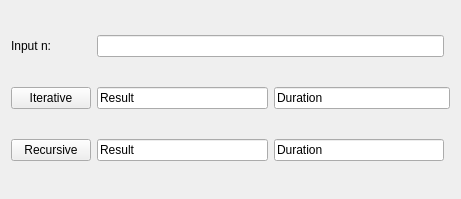
<?xml version="1.0" encoding="UTF-8"?>
<ui version="4.0">
 <class>MainWindow</class>
 <widget class="QMainWindow" name="MainWindow">
  <property name="geometry">
   <rect>
    <x>0</x>
    <y>0</y>
    <width>461</width>
    <height>199</height>
   </rect>
  </property>
  <property name="windowTitle">
   <string>Bashnya</string>
  </property>
  <widget class="QWidget" name="centralWidget">
   <layout class="QGridLayout" name="gridLayout">
    <item row="2" column="0">
     <widget class="QPushButton" name="pushButton_2">
      <property name="text">
       <string>Recursive</string>
      </property>
     </widget>
    </item>
    <item row="1" column="1">
     <widget class="QLineEdit" name="res_1">
      <property name="text">
       <string>Result</string>
      </property>
     </widget>
    </item>
    <item row="1" column="0">
     <widget class="QPushButton" name="pushButton">
      <property name="text">
       <string>Iterative</string>
      </property>
     </widget>
    </item>
    <item row="2" column="2">
     <widget class="QLineEdit" name="time_2">
      <property name="text">
       <string>Duration</string>
      </property>
     </widget>
    </item>
    <item row="1" column="2" colspan="2">
     <widget class="QLineEdit" name="time_1">
      <property name="text">
       <string>Duration</string>
      </property>
     </widget>
    </item>
    <item row="2" column="1">
     <widget class="QLineEdit" name="res_2">
      <property name="text">
       <string>Result</string>
      </property>
     </widget>
    </item>
    <item row="0" column="1" colspan="2">
     <widget class="QLineEdit" name="num_input"/>
    </item>
    <item row="0" column="0">
     <widget class="QLabel" name="label">
      <property name="text">
       <string>Input n:</string>
      </property>
     </widget>
    </item>
   </layout>
  </widget>
 </widget>
 <layoutdefault spacing="6" margin="11"/>
 <resources/>
 <connections/>
</ui>
